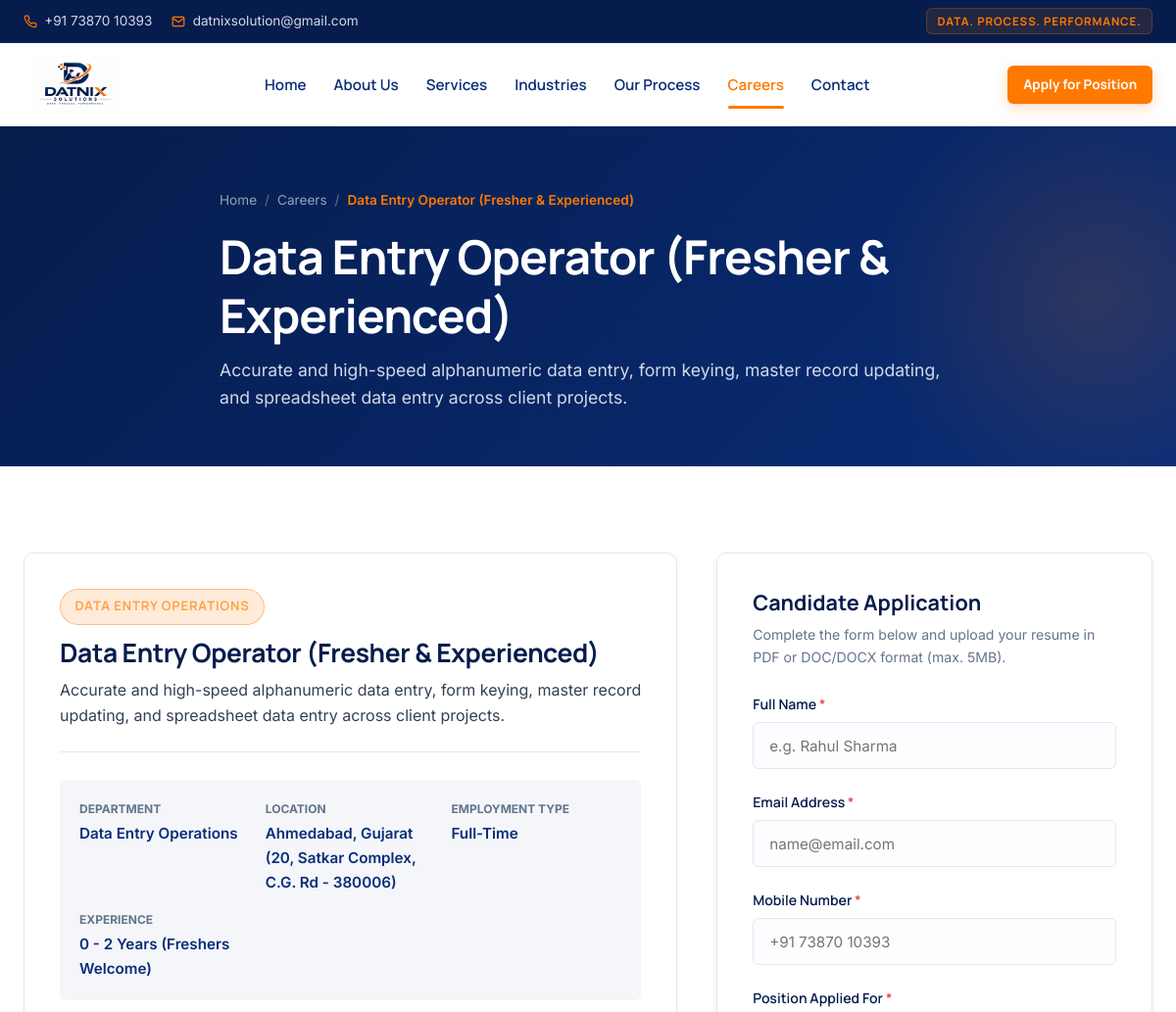
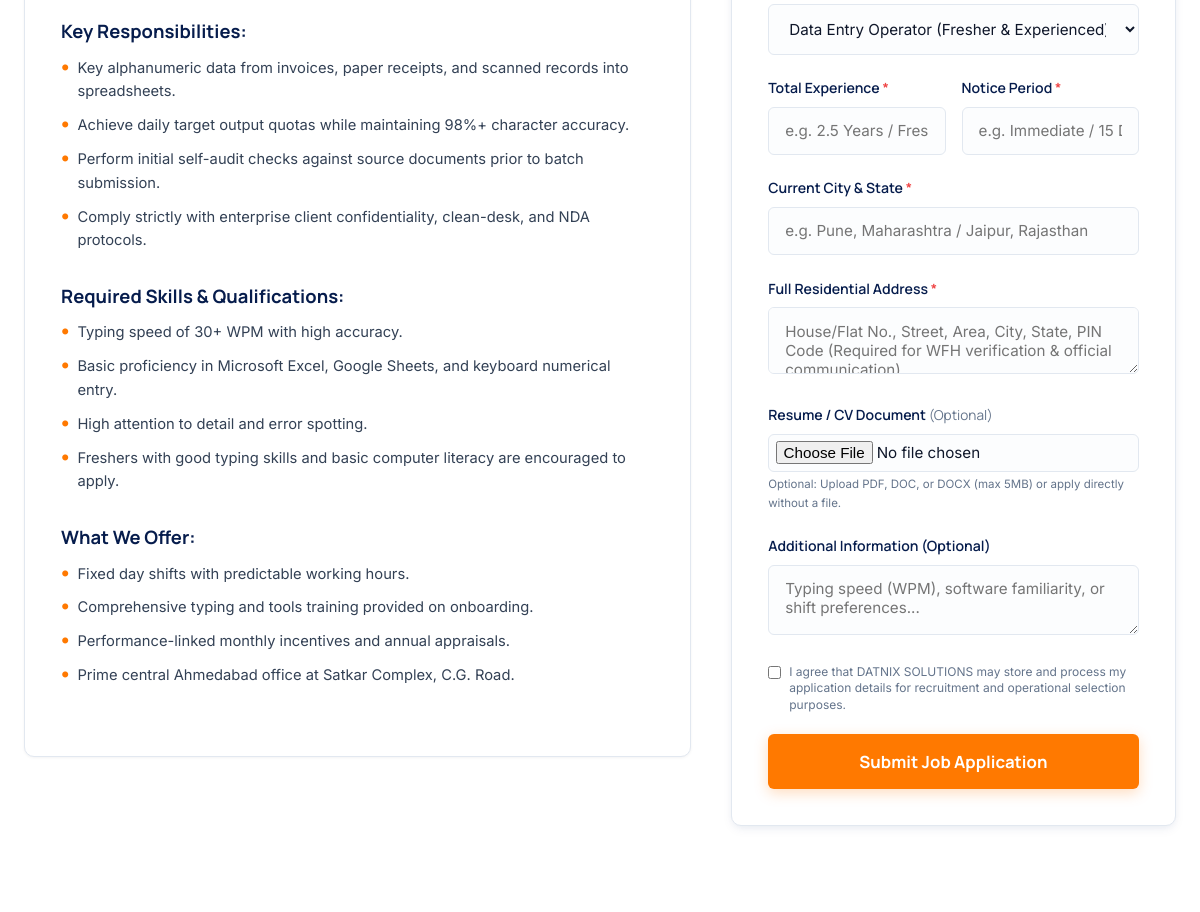
Page /job-detail.php?id=1 (upper part) on the earlier database version (2 pictures, top to bottom).
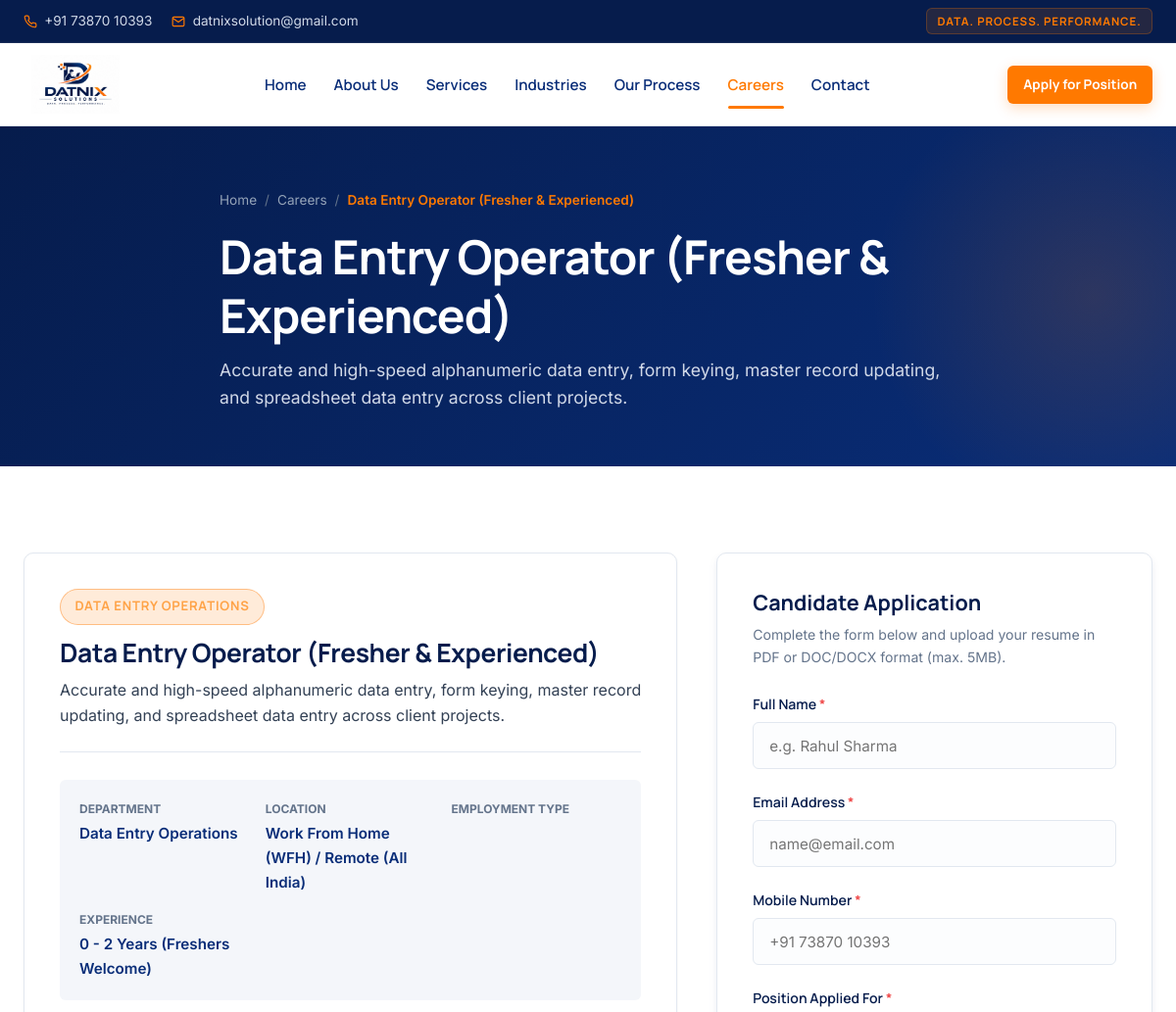
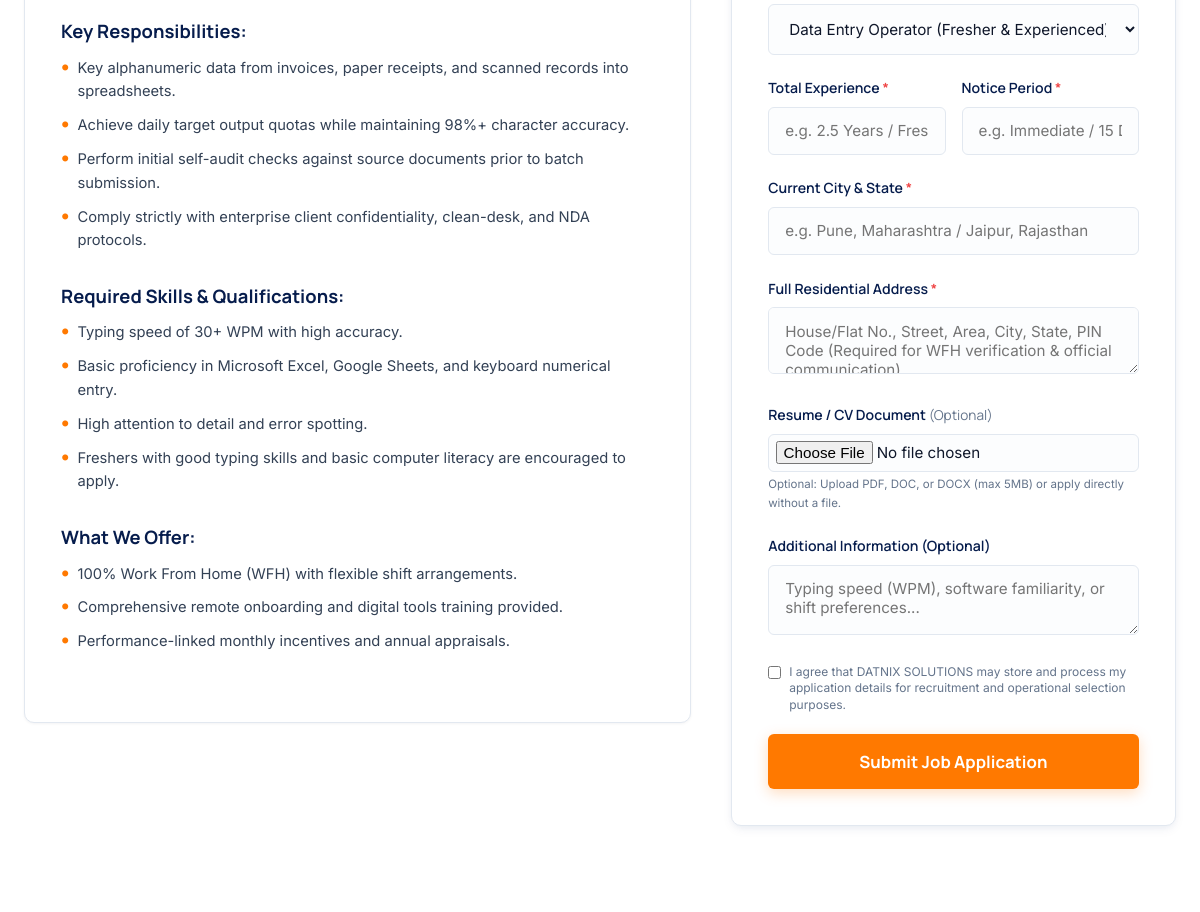
Same page on the later database version (2 pictures, top to bottom).
### tables this page shows
CREATE TABLE IF NOT EXISTS `jobs` (
  `id` INT UNSIGNED NOT NULL AUTO_INCREMENT,
  `title` VARCHAR(150) NOT NULL,
  `slug` VARCHAR(160) NOT NULL,
  `department` VARCHAR(100) NOT NULL,
  `location` VARCHAR(100) NOT NULL DEFAULT 'Ahmedabad, Gujarat (Satkar Complex - 380006)',
  `employment_type` ENUM('Full-Time', 'Part-Time', 'Contract', 'Internship') NOT NULL DEFAULT 'Full-Time',
  `experience_req` VARCHAR(100) NOT NULL,
  `short_description` VARCHAR(350) NOT NULL,
  `responsibilities` TEXT NOT NULL,
  `required_skills` TEXT NOT NULL,
  `benefits` TEXT DEFAULT NULL,
  `status` ENUM('Active', 'Closed', 'Draft') NOT NULL DEFAULT 'Draft',
  `is_published` TINYINT(1) NOT NULL DEFAULT 0,
  `created_at` DATETIME NOT NULL DEFAULT CURRENT_TIMESTAMP,
  `updated_at` DATETIME NOT NULL DEFAULT CURRENT_TIMESTAMP ON UPDATE CURRENT_TIMESTAMP,
  PRIMARY KEY (`id`),
  UNIQUE KEY `uk_job_slug` (`slug`),
  KEY `idx_job_status_pub` (`status`, `is_published`),
  KEY `idx_job_department` (`department`),
  KEY `idx_job_created` (`created_at`)
);

### includes/functions.php (called while the page is built, shortened)
<?php
function e($value): string {
    return htmlspecialchars((string)$value, ENT_QUOTES | ENT_SUBSTITUTE, 'UTF-8');
}

### job-detail.php (the view, shortened to what the changed rows need)
<?php
require_once __DIR__ . '/includes/db.php';
require_once __DIR__ . '/includes/functions.php';
$jobId = (int)($_GET['id'] ?? 0);
$slug = trim($_GET['slug'] ?? '');
$job = null;
if (!empty($pdo)) {
    try {
        if ($jobId > 0) {
            $stmt = $pdo->prepare('SELECT * FROM jobs WHERE id = :id AND status = "Active" AND is_published = 1');
            $stmt->execute([':id' => $jobId]);
            $job = $stmt->fetch();
        } elseif (!empty($slug)) {
            $stmt = $pdo->prepare('SELECT * FROM jobs WHERE slug = :slug AND status = "Active" AND is_published = 1');
            $stmt->execute([':slug' => $slug]);
            $job = $stmt->fetch();
        }
    } catch (Throwable $e) {
        error_log('[JOB DETAIL FETCH ERROR] ' . $e->getMessage());
    }
}
$isGeneral = ($job === null);
$pageJobTitle = $isGeneral ? 'General Talent Pool Application' : $job['title'];
?>
<!DOCTYPE html>
<html lang="en">
<head>
  <link rel="stylesheet" href="assets/css/style.min.css">
</head>
<body>
  <section class="page-banner">
    <div class="container page-banner-content">
      <div class="breadcrumb">
        <a href="index.html">Home</a>
        <span class="breadcrumb-separator">/</span>
        <a href="careers.php">Careers</a>
        <span class="breadcrumb-separator">/</span>
        <span class="breadcrumb-current"><?php echo e($pageJobTitle); ?></span>
      </div>
      <h1 class="page-banner-title"><?php echo e($pageJobTitle); ?></h1>
      <p class="page-banner-desc">
        <?php echo $isGeneral ? 'Submit an open application for our operational talent database in Ahmedabad.' : e($job['short_description']); ?>
      </p>
    </div>
  </section>
  <section class="section section-white">
    <div class="container">
      <div style="display: grid; grid-template-columns: 1.5fr 1fr; gap: 2.5rem; align-items: start;">
        <div>
          <div class="job-spec-box">
            <?php if (!$isGeneral): ?>
              <div class="spec-header">
                <span class="badge-pill" style="margin-bottom: 0.75rem;"><?php echo e($job['department']); ?></span>
                <h2 style="color: var(--color-navy-dark); font-size: 1.65rem; margin-bottom: 0.5rem;"><?php echo e($job['title']); ?></h2>
                <p style="color: var(--text-secondary); margin: 0;"><?php echo e($job['short_description']); ?></p>
              </div>
              <div class="spec-meta-grid">
                <div class="spec-meta-item">
                  <div>Department</div>
                  <div><?php echo e($job['department']); ?></div>
                </div>
                <div class="spec-meta-item">
                  <div>Location</div>
                  <div><?php echo e($job['location']); ?></div>
                </div>
                <div class="spec-meta-item">
                  <div>Employment Type</div>
                  <div><?php echo e($job['employment_type']); ?></div>
                </div>
                <div class="spec-meta-item">
                  <div>Experience</div>
                  <div><?php echo e($job['experience_req']); ?></div>
                </div>
              </div>
              <div class="section-list-box">
                <h3>Key Responsibilities:</h3>
                <ul class="bullet-list">
                  <?php
                  $respLines = explode("\n", $job['responsibilities']);
                  foreach ($respLines as $line):
                    $clean = trim(ltrim($line, "•-*\t "));
                    if (!empty($clean)):
                  ?>
                    <li><span><?php echo e($clean); ?></span></li>
                  <?php endif; endforeach; ?>
                </ul>
              </div>
              <div class="section-list-box">
                <h3>Required Skills &amp; Qualifications:</h3>
                <ul class="bullet-list">
                  <?php
                  $skillLines = explode("\n", $job['required_skills']);
                  foreach ($skillLines as $line):
                    $clean = trim(ltrim($line, "•-*\t "));
                    if (!empty($clean)):
                  ?>
                    <li><span><?php echo e($clean); ?></span></li>
                  <?php endif; endforeach; ?>
                </ul>
              </div>
              <?php if (!empty($job['benefits'])): ?>
                <div class="section-list-box">
                  <h3>What We Offer:</h3>
                  <ul class="bullet-list">
                    <?php
                    $benefitLines = explode("\n", $job['benefits']);
                    foreach ($benefitLines as $line):
                      $clean = trim(ltrim($line, "•-*\t "));
                      if (!empty($clean)):
                    ?>
                      <li><span><?php echo e($clean); ?></span></li>
                    <?php endif; endforeach; ?>
                  </ul>
                </div>
              <?php endif; ?>
            <?php endif; ?>
          </div>
        </div>
        <div id="apply">
          <div class="form-card" style="padding: 2.25rem;">
            <form id="applicationForm" action="api/apply.php" method="POST" enctype="multipart/form-data" novalidate>
              <div class="form-group">
                <label for="appJobId" class="form-label">Position Applied For <span style="color: #EF4444;">*</span></label>
                <select id="appJobId" name="jobId" class="form-control" required>
                  <?php if ($job): ?>
                    <option value="<?php echo (int)$job['id']; ?>" selected><?php echo e($job['title']); ?> (<?php echo e($job['department']); ?>)</option>
                  <?php else: ?>
                    <option value="0">General Talent Pool (All Operations)</option>
                  <?php endif; ?>
                </select>
              </div>
            </form>
          </div>
        </div>
      </div>
    </div>
  </section>
</body>
</html>

Differences in the rows shown:
changed jobs "Data Entry Operator (Fresher & Experienced)": location "Ahmedabad, Gujarat (20, Satkar Complex, C.G. Rd - 380006)" → "Work From Home (WFH) / Remote (All India)"; employment_type "Full-Time" → (not shown)
Other differences:
new list line: "100% Work From Home (WFH) with flexible shift arrangements."
new list line: "Comprehensive remote onboarding and digital tools training provided."
list line gone: "Fixed day shifts with predictable working hours."
list line gone: "Comprehensive typing and tools training provided on onboarding."
list line gone: "Prime central Ahmedabad office at Satkar Complex, C.G. Road."
